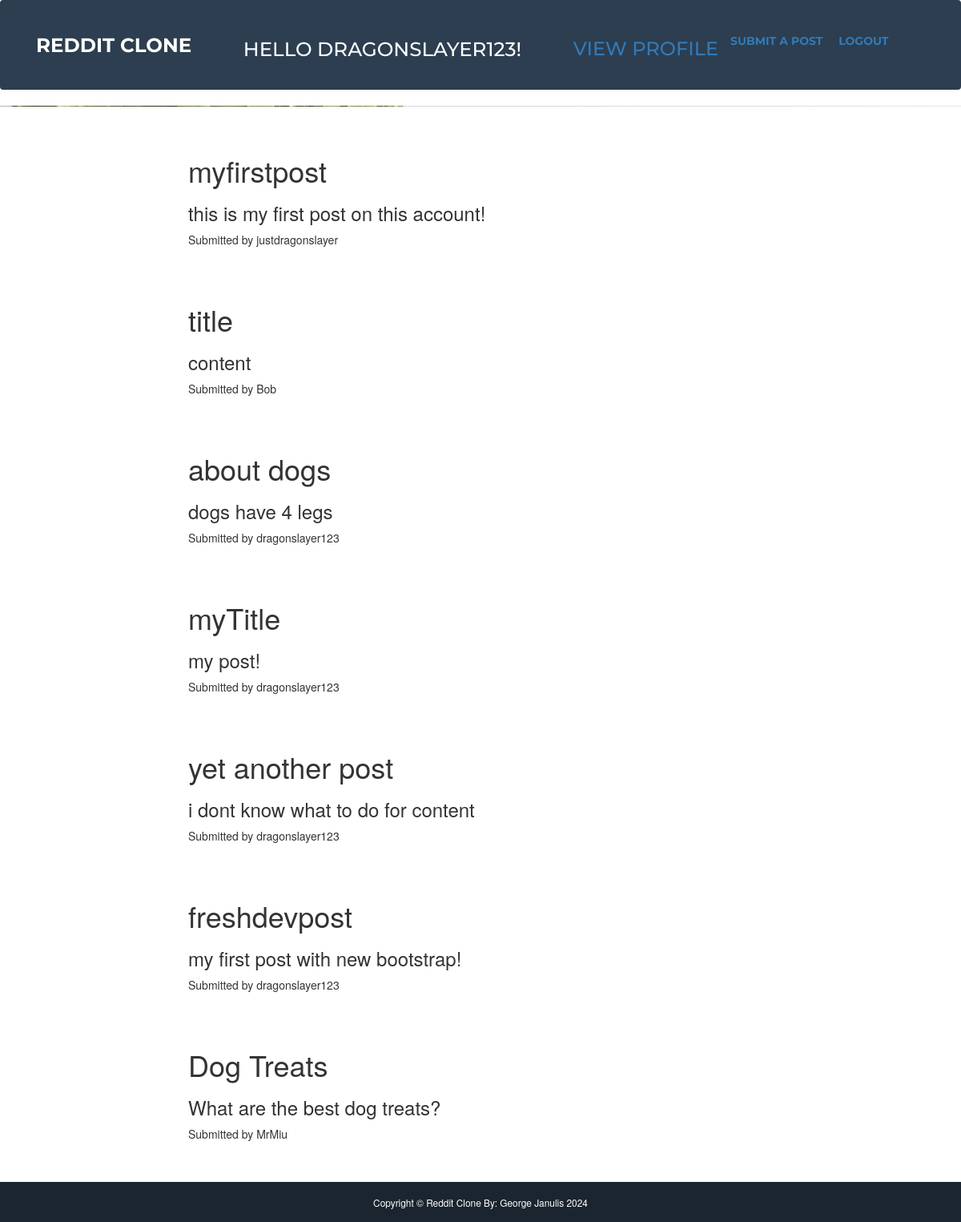
The page / (signed in) on the database its author committed.
### reddit/models.py (models this page shows)
class UserDB(UserMixin, db.Model):
    __tablename__ = 'users'
    id = db.Column(db.Integer, primary_key=True, nullable=False)
    email = db.Column(db.String(48), unique=True, nullable=False)
    username = db.Column(db.String(24), unique=True, nullable=False)
    password = db.Column(db.String(128), nullable=False)

class PostDB(db.Model):
    __tablename__ = 'posts'
    id = db.Column(db.Integer, primary_key=True, nullable=False)
    title = db.Column(db.String(50), nullable=False)
    content = db.Column(db.String(1000), nullable=False)
    author = db.Column(db.String(24), db.ForeignKey('users.username'), nullable=False)
    num_likes = db.Column(db.Integer, nullable=False)
    time = db.Column(db.DateTime, nullable=False)

### reddit/views.py (the view)
@app.route('/')
@app.route('/hello')
@app.route('/', methods=['GET'])
def home():
    if request.method == 'GET':
        top_posts = PostDB.query.order_by(desc(PostDB.num_likes)).limit(50).all()
        if top_posts is None:
            return render_template('header.html')
        return render_template('header.html', posts=top_posts)

### reddit/views.py (called while the page is built)
@lm.user_loader
def load_user(id):
    return UserDB.query.get(int(id))

### reddit/templates/header.html (shortened to what this page needs)
{% extends "base.html" %}
{% block content %}
<br><br>
{% for post in posts %}
    <h1>{{ post.title }}</h1>
    <h3>{{ post.content }}</h3>
    <p>Submitted by {{post.author}}</p>
    <br><br>
{% endfor %}
{% endblock %}

### reddit/templates/base.html (shortened to what this page needs)
<!DOCTYPE html>
<html lang="en">
    <head>
        <link href="../static/css/styles.css" rel="stylesheet" />
        <link href="../static/vendor/bootstrap/css/bootstrap.min.css" rel="stylesheet">
    </head>
    <body id="page-top">
        <nav class="navbar navbar-expand-lg bg-secondary text-uppercase fixed-top" id="mainNav">
            <div class="container">
                <a class="navbar-brand" href="#page-top">Reddit Clone</a>
                {% if current_user.is_authenticated %}
                    <p>&nbsp &nbsp &nbsp</p>
                    <p>&nbsp &nbsp &nbsp</p>
                    <h2 class="navbar-brand">Hello {{ current_user.username }}!</h2>
                    <p>&nbsp &nbsp &nbsp</p>
                                        <p>&nbsp &nbsp &nbsp</p>
                    <h3>
                        <a href="{{ url_for('profile', username=current_user.username) }}" targert="_self">View Profile</a>
                    </h3>
                {% endif %}
                <div class="collapse navbar-collapse" id="navbarResponsive">
                    <ul class="navbar-nav ms-auto">
                        {% if current_user.is_authenticated %}
                            <li>
                            <a href="{{ url_for('write') }}" target="_self">Submit a Post </a>
                            </li>
                            <p>&nbsp &nbsp &nbsp</p>
                            <li>
                            <a href="{{ url_for('logout') }}" target="_self">Logout </a>
                            </li>
                        {% else %}
                            <li>
                            <a href="{{ url_for('register') }}" target="_self">Login or Signup </a>
                            </li>
                        {% endif %}
                    </ul>
                </div>
            </div>
        </nav>
        <header class="intro-header" style="background-image: url('../static/img/home-bg.jpg')">
            <div class="container">
                <div class="row">
                    <div class="col-lg-8 col-lg-offset-2 col-md-10 col-md-offset-1">
                    </div>
                </div>
            </div>
        </header>
        <div class="container">
            <div class="row">
                <div class="col-lg-8 col-lg-offset-2 col-md-10 col-md-offset-1">
                    <div class="post-preview">
                        {% block content %}{% endblock %}
                    </div>
                </div>
            </div>
        </div>
        <footer>
            <div class="copyright py-4 text-center text-white">
                <div class="container"><small>Copyright &copy; Reddit Clone By: George Janulis 2024</small></div>
            </div>
        </footer>
    </body>
</html>

### rows shown on the page
UserDB: username "DRAGONSLAYER123"
PostDB: title "myfirstpost", content "this is my first post on this account!", author "justdragonslayer"
PostDB: title "title", content "content", author "Bob"
PostDB: title "about dogs", content "dogs have 4 legs", author "dragonslayer123"
PostDB: title "myTitle", content "my post!", author "dragonslayer123"
PostDB: title "yet another post", content "i dont know what to do for content", author "dragonslayer123"
PostDB: title "freshdevpost", content "my first post with new bootstrap!", author "dragonslayer123"
PostDB: title "Dog Treats", content "What are the best dog treats?", author "MrMiu"
